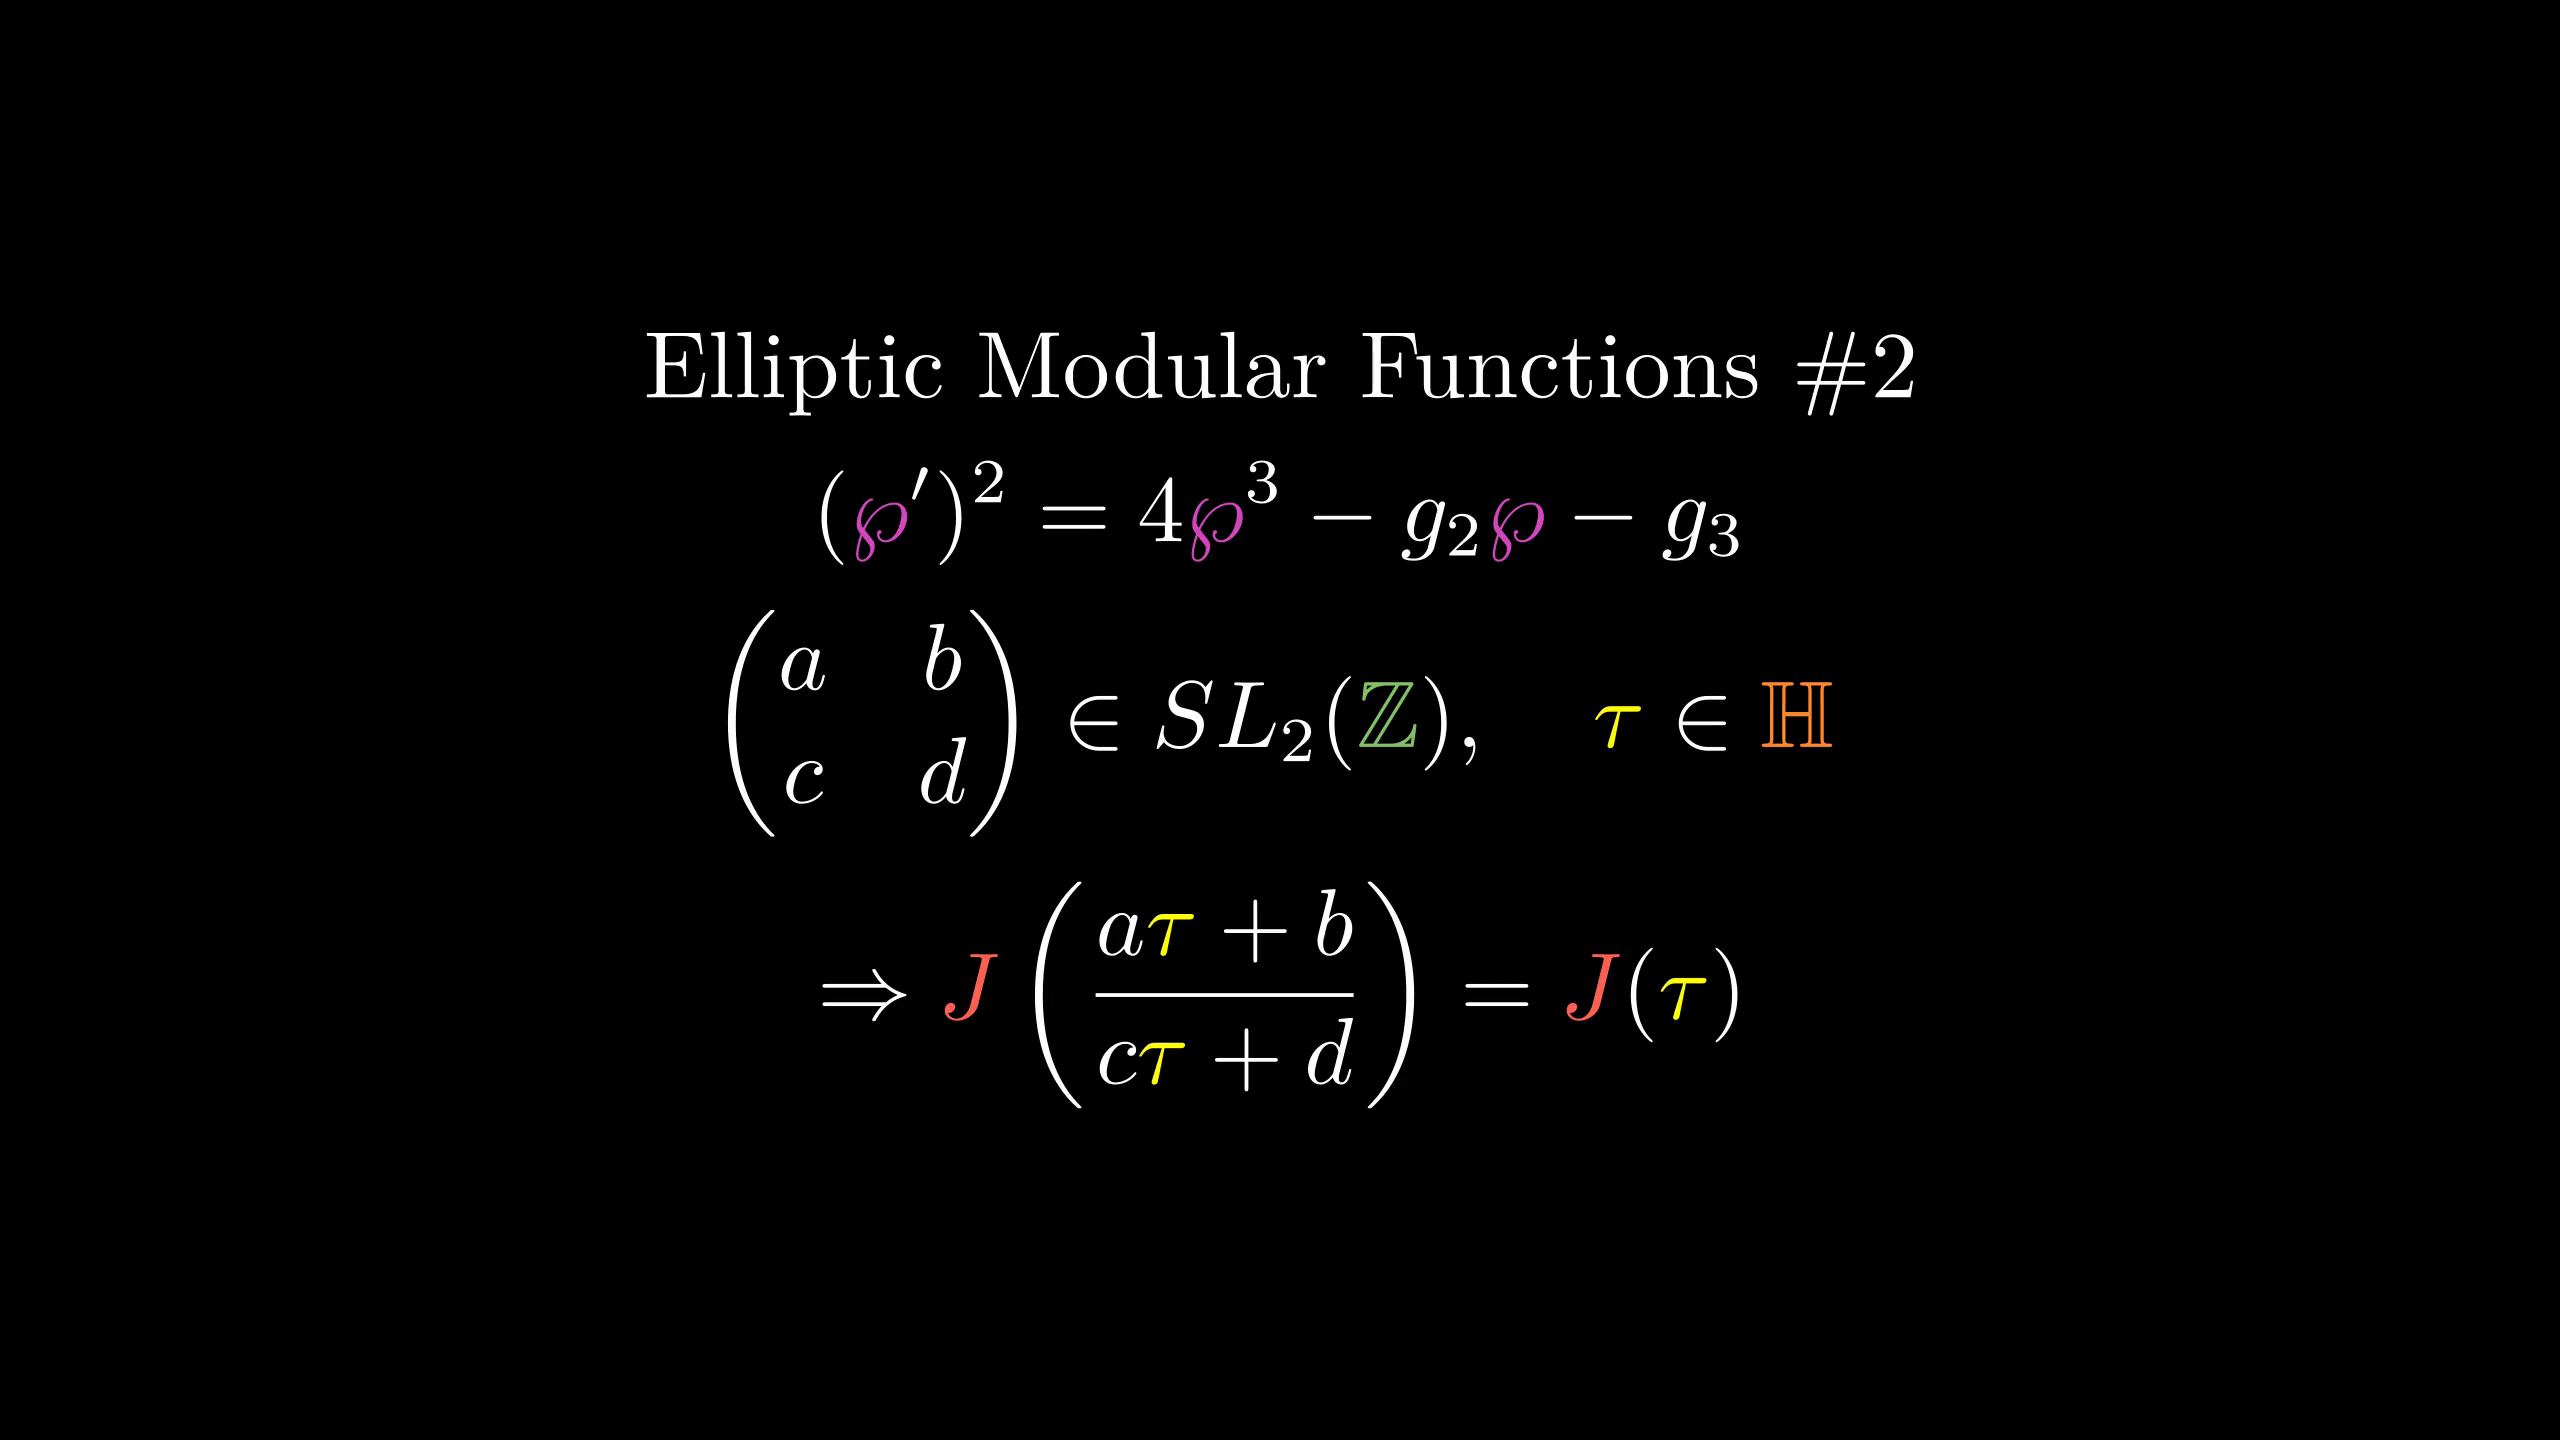

Write Python code to recreate this figure.
from manimlib.imports import *

class FooScene(Scene):
    def construct(self):
        tit=TextMobject(r"Elliptic Modular Functions \#2")
        cmap={
            r"\tau":YELLOW,
            r"J":RED,
            r"\mathbb H":ORANGE,
            r"\mathbb Z":GREEN,
            r"\wp":PINK,
        }
        eqn=TexMobject(r"(\wp')^2=4\wp^3-g_2\wp-g_3",
            tex_to_color_map=cmap)
        eqn2=TexMobject(r"\begin{pmatrix}a&b\\c&d\end{pmatrix}\in SL_2(\mathbb Z),\quad\tau\in\mathbb H",
            tex_to_color_map=cmap)
        eqn3=TexMobject(r"\Rightarrow J\left(a\tau+b\over c\tau+d\right)=J(\tau)",
            tex_to_color_map=cmap)
        self.add(VGroup(tit,eqn,eqn2,eqn3).arrange(DOWN))
        self.wait()
